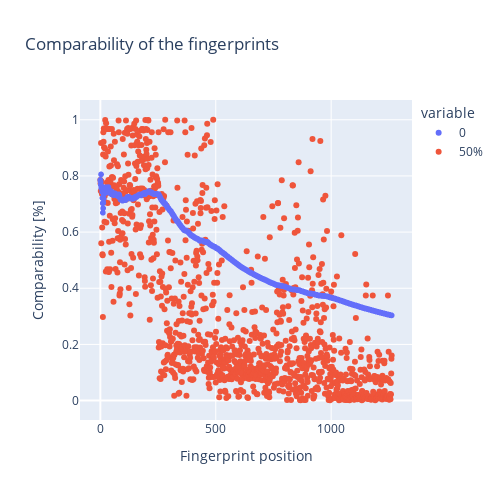

Notebook code cell kept with this figure:
### Code cell
import plotly.express as px

fig = px.scatter(np.cumsum(pfp_vec.mean(0))/np.arange(1,len(pfp_vec[0])+1), title="Comparability of the fingerprints",
                 labels={"index": "Fingerprint position", "value": "Comparability [%]"},
                 width=500, height=500)
fig.add_trace(go.Scatter(y=pfp_vec.mean(0), mode="markers", name="50%"))
fig.update_layout(showlegend=True)
fig.show()
# ToDo Jacardi similarity and others (see Julians E-Mail)

### Figure 1 — Plotly figure (JSON) as saved in the notebook; plotly's stock layout.template omitted (floating-point values rounded to 4 significant figures; data arrays with more than 128 entries replaced by an {"elided": "..."} marker saying what was removed)
{"data": [{"hovertemplate": "variable=0<br>Fingerprint position=%{x}<br>Comparability [%]=%{y}<extra></extra>", "legendgroup": "0", "marker": {"color": "#636efa", "symbol": "circle"}, "mode": "markers", "name": "0", "showlegend": true, "x": {"elided": "1263 int values"}, "xaxis": "x", "y": {"elided": "1263 float values"}, "yaxis": "y", "type": "scattergl"}, {"mode": "markers", "name": "50%", "y": {"elided": "1263 float values"}, "type": "scatter"}], "layout": {"xaxis": {"anchor": "y", "domain": [0.0, 1.0], "title": {"text": "Fingerprint position"}}, "yaxis": {"anchor": "x", "domain": [0.0, 1.0], "title": {"text": "Comparability [%]"}}, "legend": {"title": {"text": "variable"}, "tracegroupgap": 0}, "title": {"text": "Comparability of the fingerprints"}, "height": 500, "width": 500, "showlegend": true}}
